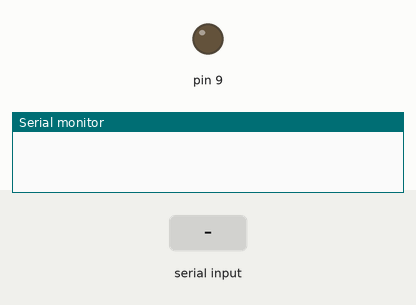
Recording of a sketch running on a simulated Arduino Uno, built with avr-gcc and run on an emulated ATmega328P. Parts: output pins drawn as LEDs (lit = HIGH), the last lines printed to the serial monitor. The test bench sets the inputs (shaded band).

Above: at 1.2 s.
1.3 s: "255\n" received over Serial
At 3.1 s:
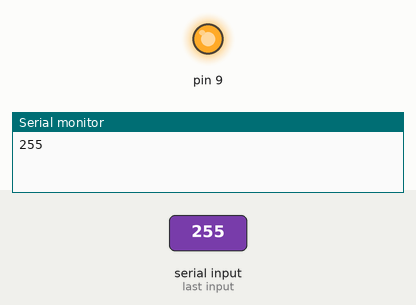
Timing chart, 0 to 10.0 s (numbered marks = the images above; inputs shaded):
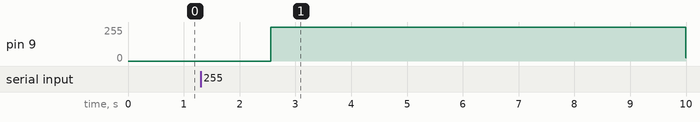

The sketch:

analogWrite.ino
```cpp
void setup() {
  Serial.begin(9600);
  DDRB |= 1 << PB1;
  TCCR1A |= (1 << COM1A1);
  OCR1A = 128;
}

void loop() {
  if(Serial.available()){
    int value = Serial.parseInt();
    value = constrain(value, 0, 255);
    Serial.println(value);
    OCR1A = value;
    delay(5000);
  }
//  for(int i; i < 256; i++){
  for(int i, x = 1; i > -1; i += x){
    OCR1A = i;
    delay(5);
    if(i == 255) x *= -1;
  }
}
```

Measured:
- after the input at 1.3 s, pin 9: 0/255 → 255/255 after 1.3 s
